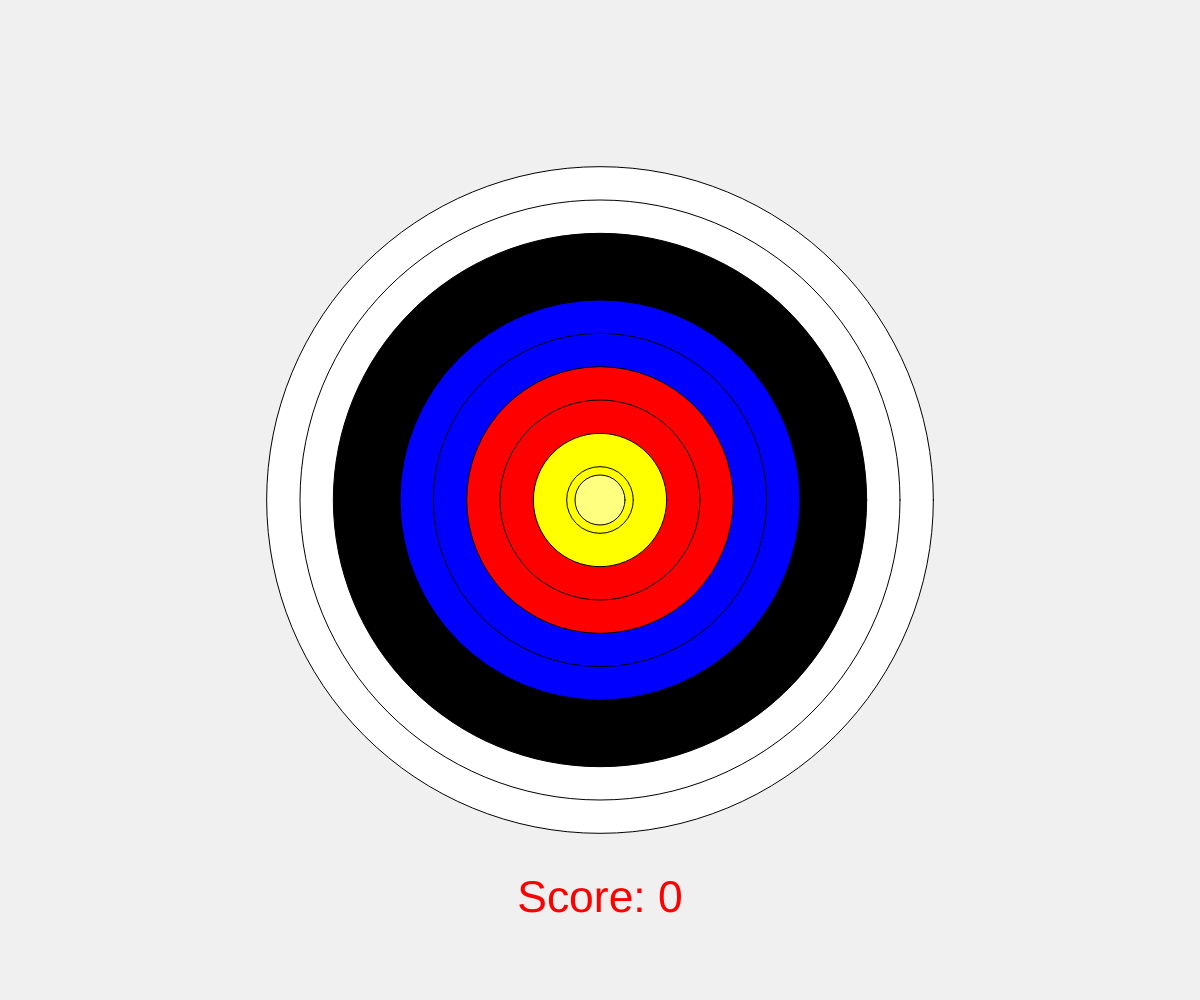
Frame 1 (no input)
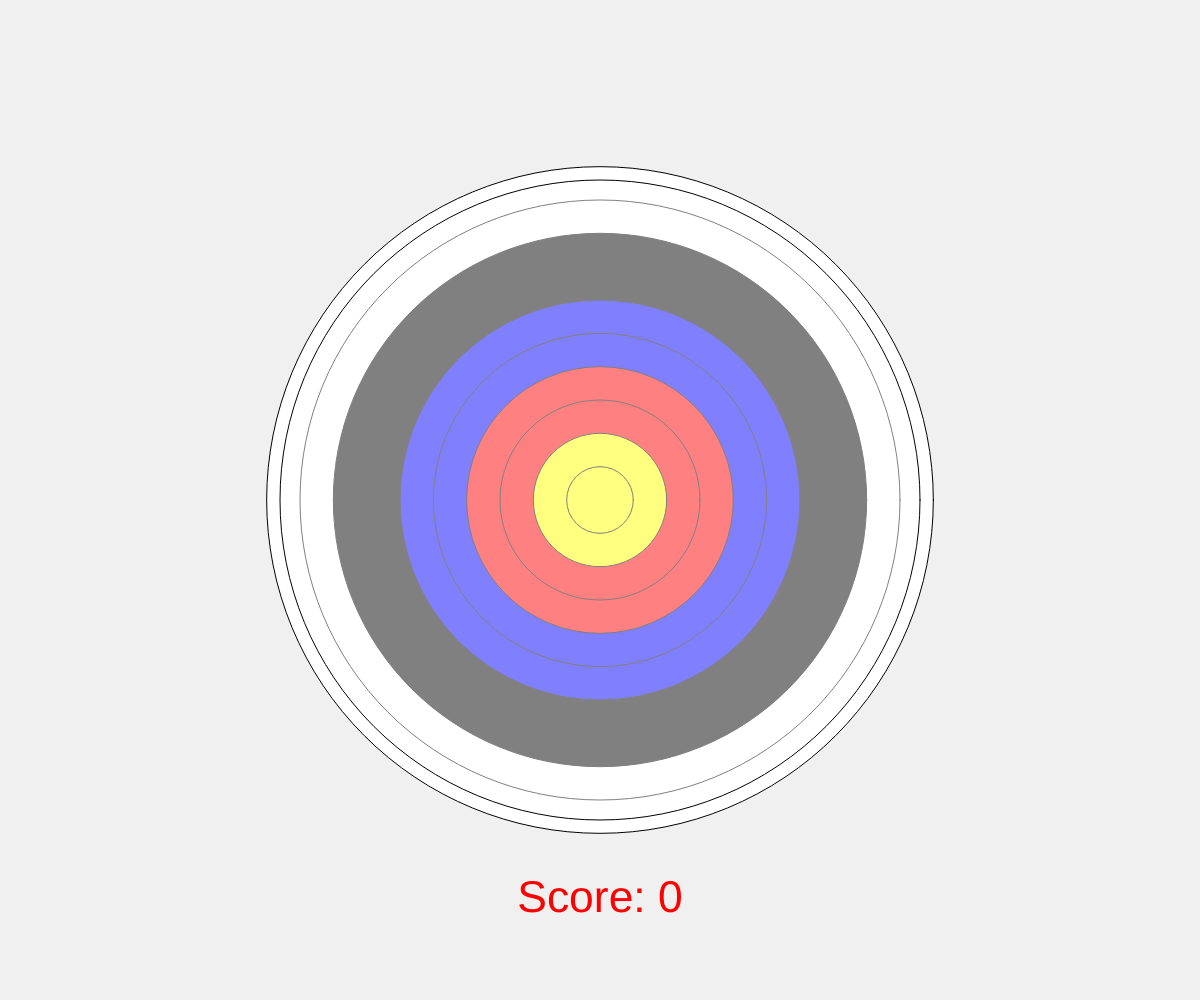
Frame 60 (no input)
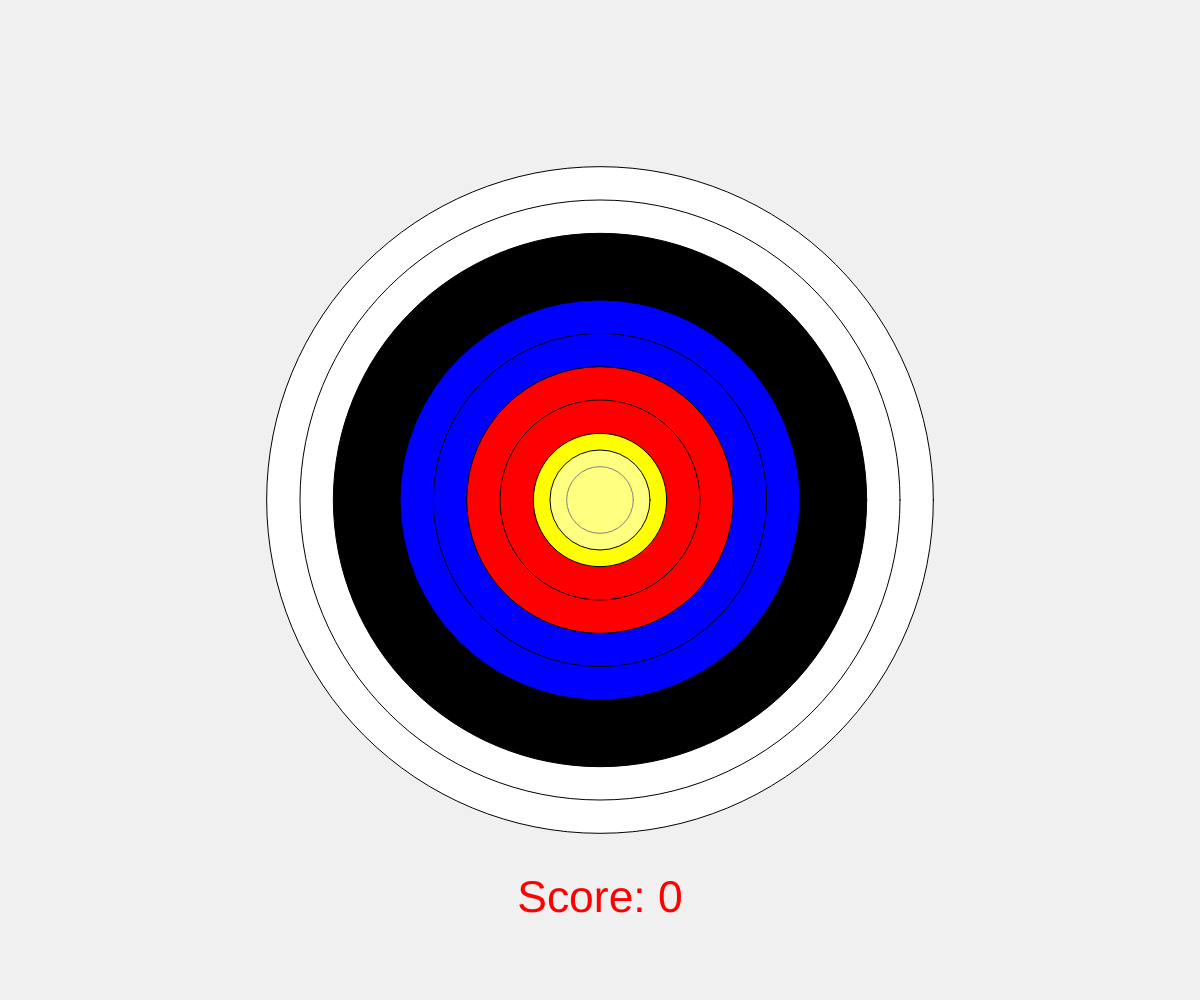
Frame 120 (the mouse pressed at the canvas centre since frame 60)

The p5.js sketch that drew these frames (run headless with seeded random() and noise() and a simulated clock; from frame 60 on, the mouse is pressed at the canvas centre):

// p5.js sketch
// ── sketch.js
// Interactive Scene
// William Sherwood
// March 4, 2025
//
// Extra for Experts:
// - describe what you did to take this project "above and beyond"

//https://stackoverflow.com/questions/32642399/simplest-way-to-plot-points-randomly-inside-a-circle

//initilize variables
let theColors = [
  "white",
  "white",
  "black",
  "black",
  "blue",
  "blue",
  "red",
  "red",
  "yellow",
  "yellow",
];
let x;
let y;
let size;
let accuracy = 50;
let growAccuracy = "grow";
let accuracySpeed = 10;
let keyJustPressed = false;
let aimX;
let aimY;
let speedX;
let speedY;
let inertia = 1/50;
let noiseOffsetX = 0;
let noiseOffsetY = 1000; //Seperate noiseX from noiseY
let noiseIncrement = 0.03;
let driftX = 0;
let driftY = 0;
let wander = 1;
let shots = [];
let score = 0;

let aimColor;

//state variables for drawing scenes
let drawColoredTargetScene = true;
let pickAccuracyScene = true;
let drawAimScene = false;
let drawShotsScene = true;
let allowShoot = false;

function setup() {
  createCanvas(windowWidth, windowHeight);
  changeSize();
  
  //create transparent color
  aimColor = color(255,255,255);
  aimColor.setAlpha(128);
  
  //randomize starting position for aim
  aimX = random(x-size/2, x+size/2);
  aimY = random(y-size/2, y+size/2);
}

function draw() {
  background(240);
  runScenes();
  
  keyJustPressed = false;
}


function runScenes(){
  //run selected scenes
  if (drawColoredTargetScene){
    drawColoredTarget();
  }
  if (pickAccuracyScene){
    pickAccuracy();
  }
  if (drawAimScene){
    drawAim();
  }
  if (drawShotsScene){
    drawShots();
  }
}

function drawColoredTarget() {
  //draw target
  for (let i = 0; i < theColors.length; i++){
    fill(theColors[i]);
    circle(x, y, size - i*(size/10));
  }
}

function pickAccuracy(){  
  //allow player to pick accuracy
  fill(aimColor);
  
  circle(x, y, accuracy);

  //grow or shrink accuracy circle, stop when a key is pressed
  if (growAccuracy === "grow"){
    accuracy += accuracySpeed;
    if (accuracy >= size){
      growAccuracy = "shrink";
    }
  }
  else if (growAccuracy === "shrink"){
    accuracy -= accuracySpeed;
    if (accuracy <= size - 9*(size/10)){
      growAccuracy = "grow";
    }
  }

  if (keyJustPressed){
    pickAccuracyScene = false;
    drawAimScene = true;
    allowShoot = true;
  }

}

function drawAim(){
  //draw where the player is aiming
  fill(aimColor);
  circle(aimX, aimY, accuracy);
  
  //cause aim to drag behind cursor
  speedX = (mouseX - aimX) * inertia;
  speedY = (mouseY - aimY) * inertia;
  
  //cause aim to 'wander' around the mouse when close to the mouse
  if (dist(mouseX, mouseY, aimX, aimY) < accuracy){
  
    driftX = map(noise(noiseOffsetX), 0, 1, -wander, wander);
    driftY = map(noise(noiseOffsetY), 0, 1, -wander, wander);

    noiseOffsetX += noiseIncrement;
    noiseOffsetY += noiseIncrement;
  }
  
  //move aim according to speed and drift
  aimX += speedX + driftX;
  aimY += speedY + driftY;
}

function shoot(){
  //choose random point in aim circle to shoot
  let angle = random(0, 2*PI);
  let pointRadius = random(0, (accuracy/2)**2);

  let shotX = pointRadius**(1/2) * cos(angle) + aimX;
  let shotY = pointRadius**(1/2) * sin(angle) + aimY;

  //add shot loaction to array of shots
  append(shots, shotX);
  append(shots, shotY);

  //add new shot to score total
  checkScore();
}

function drawShots(){
  //draw all current shots on the target
  fill("white");
  for (let i = 0; i < shots.length; i += 2){
    circle(Number(shots[i]), Number(shots[i+1]), 10);
  }

  //display score
  fill('red');
  textAlign(CENTER, CENTER);
  textSize((size*(2/3))/10);
  text("Score: " + score, x, y + height*(2/5));
}

function checkScore(){
  //add score from most recent shot
  let distance = dist(x, y, shots.slice(-2)[0], shots.slice(-1)[0]);
  for (let i = 0; i < theColors.length; i++){
    if (distance < (size - i*(size/10))/2){
      score += 1;
    }
  }
}

function keyPressed(){
  //when a key is pressed
  if (!keyJustPressed){
    keyJustPressed = true;
  }
  if (allowShoot){
    shoot();
  }
}

function windowResized() {
  //when the size of the window is changed
  resizeCanvas(windowWidth, windowHeight);
  changeSize();
}

function changeSize(){
  //adjust locations to account for new window size
  let oldSize = size;
  x = width / 2;
  y = height / 2;
  if (width <= height){
    size = width*(2/3);
  }
  else{
    size = height*(2/3);
  }
  if (oldSize){
    accuracy = map(accuracy, 0, oldSize, 0, size);
    for (let i = 0; i < shots.length; i++){
      shots[i] = map(shots[i], 0, oldSize, 0, size);
    }
  }
}
